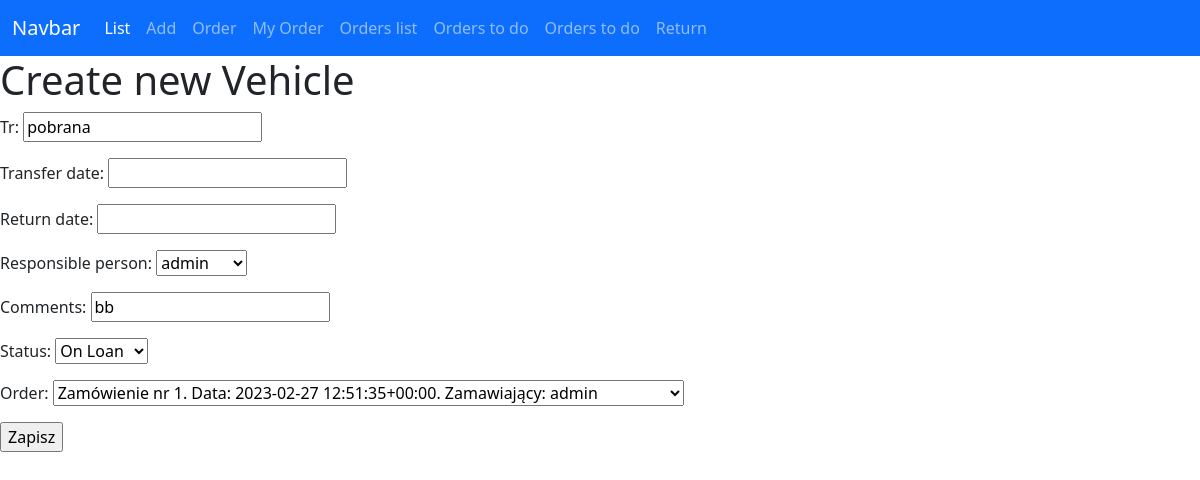
The page /files/update/24/ on the database as committed earlier.
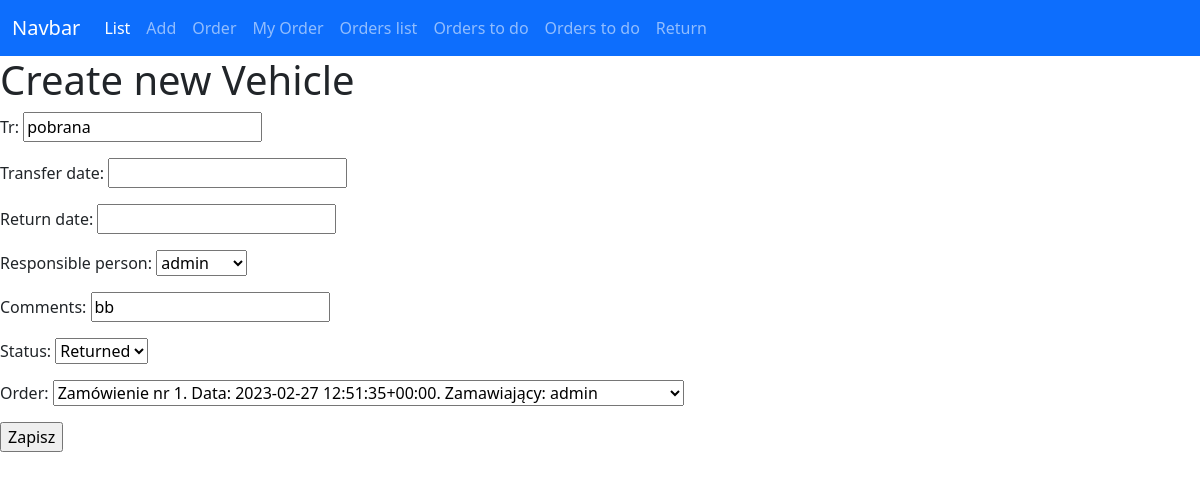
The same page on the database as committed later.
### files/models.py (models this page shows, shortened)
class Vehicle(models.Model):
    tr = models.CharField(max_length=8)
    transfer_date = models.DateTimeField(blank=True, null=True)
    return_date = models.DateTimeField(blank=True, null=True)
    responsible_person = models.ForeignKey(User, related_name="vehicles", on_delete=models.RESTRICT)
    comments = models.CharField(max_length=100)
    LOAN_STATUS = (
        ('a', 'Awaits'),
        ('o', 'On Loan'),
        ('r', 'Returned'),
        ('e', 'rejected')
    )
    status = models.CharField(max_length=1, blank=True, choices=LOAN_STATUS, default='a')
    order = models.ForeignKey(Order, related_name="vehicles", on_delete=models.SET_NULL, null=True)

### files/views.py (the view)
# urls.py: path('update/<int:pk>/', views.VehicleUpdateView.as_view(), name='update_vehicle'),
class VehicleUpdateView(UpdateView):
    model = Vehicle
    fields = '__all__'
    success_url = reverse_lazy('files:orders')

### files/models.py (called while the page is built)
    def __str__(self) -> str:
        return f"Zamówienie nr {self.id}. Data: {self.order_date}. Zamawiający: {self.orderer}"

### files/templates/files/vehicle_form.html (shortened to what this page needs)
{% extends 'home.html' %}
{% block content %}
    <h1>Create new Vehicle</h1>
    <form action="" method="post">
        {{form.as_p}}
        <input type="submit" value="Zapisz">
    </form>
{% endblock content %}

Rows that differ between the two databases and show on the page:
changed Vehicle "pobrana": status "On Loan" → "Returned"
